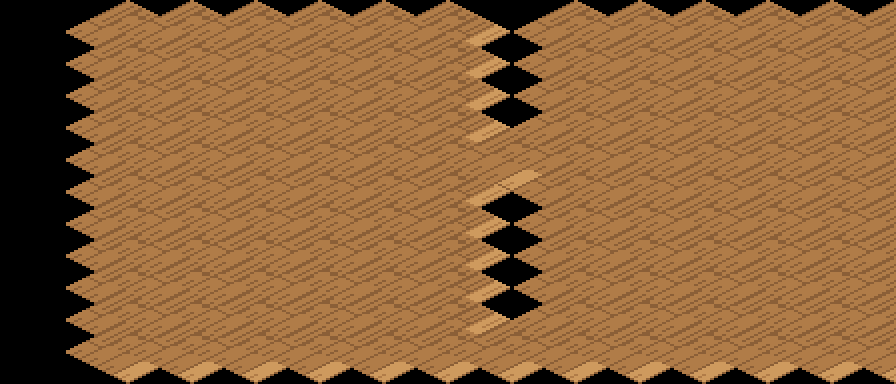

Tiled map render using the project's own tile images. Description and the whole map definition, tile-layer contents included, below:
An orthogonal 14x12 tile map with 64x32 px tiles, 1 tile layer (suelo).

<map version="1.10" orientation="orthogonal" renderorder="right-down" width="14" height="12" tilewidth="64" tileheight="32" infinite="0" nextlayerid="2" nextobjectid="1">
 <tileset firstgid="1" name="terreno_mundo" tilewidth="128" tileheight="64" tile_count="203" columns="8">
  <image source="../textures/../textures/terreno_mundo.png" width="1024" height="1664" />
 </tileset>
 <layer id="1" name="suelo" width="14" height="12">
  <data encoding="csv">
0,0,0,0,0,0,0,0,0,0,0,0,0,0,
0,157,157,157,157,157,157,0,157,157,157,157,157,157,
0,157,157,157,157,157,157,0,157,157,157,157,157,157,
0,157,157,157,157,157,157,0,157,157,157,157,157,157,
0,157,157,157,157,157,157,0,157,157,157,157,157,157,
0,157,157,157,157,157,157,157,157,157,157,157,157,157,
0,157,157,157,157,157,157,0,157,157,157,157,157,157,
0,157,157,157,157,157,157,0,157,157,157,157,157,157,
0,157,157,157,157,157,157,0,157,157,157,157,157,157,
0,157,157,157,157,157,157,0,157,157,157,157,157,157,
0,157,157,157,157,157,157,0,157,157,157,157,157,157,
0,157,157,157,157,157,157,157,157,157,157,157,157,157
</data>
 </layer>
</map>
